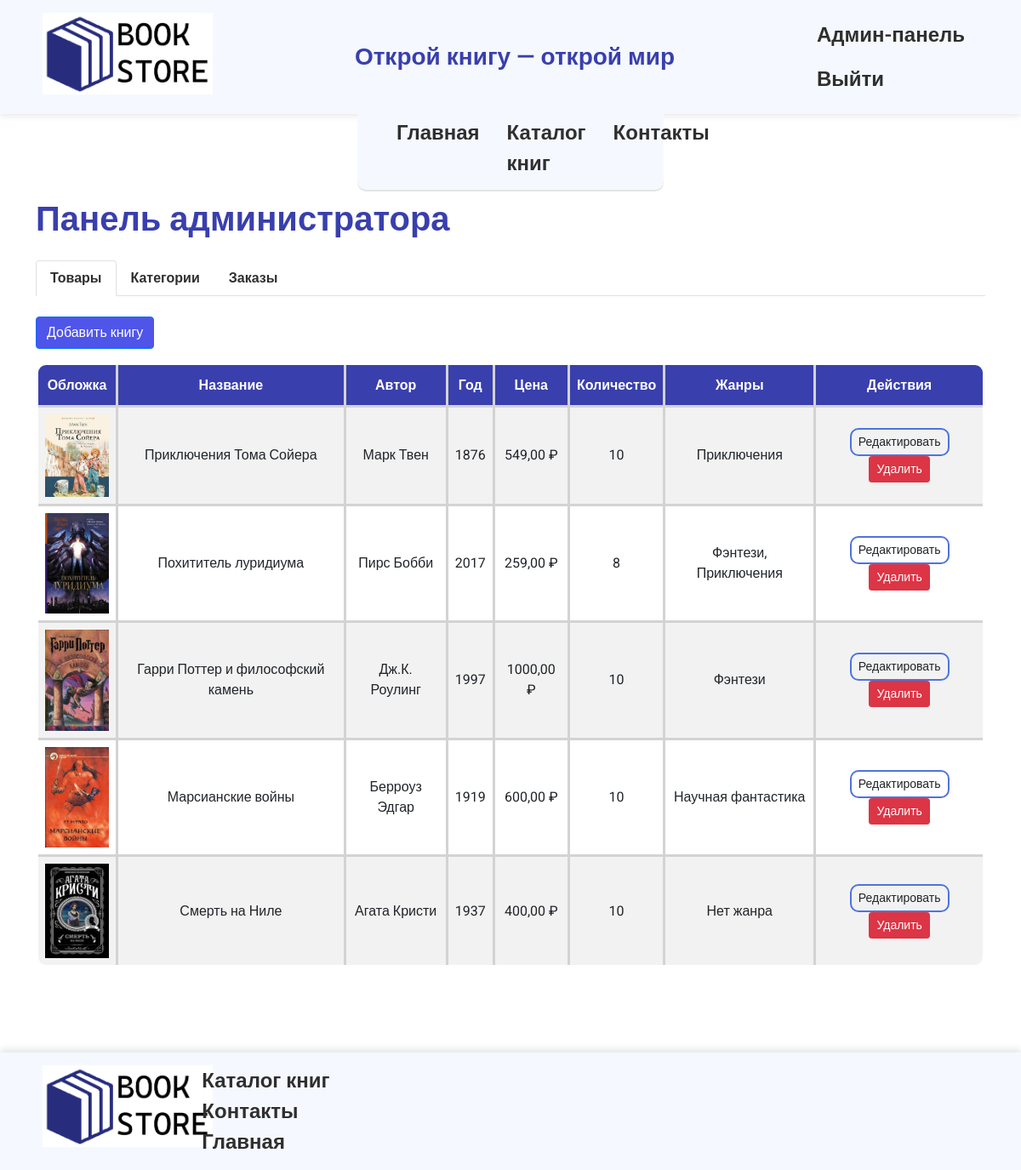
Before: /adminDash/ (signed in) with the older database file.
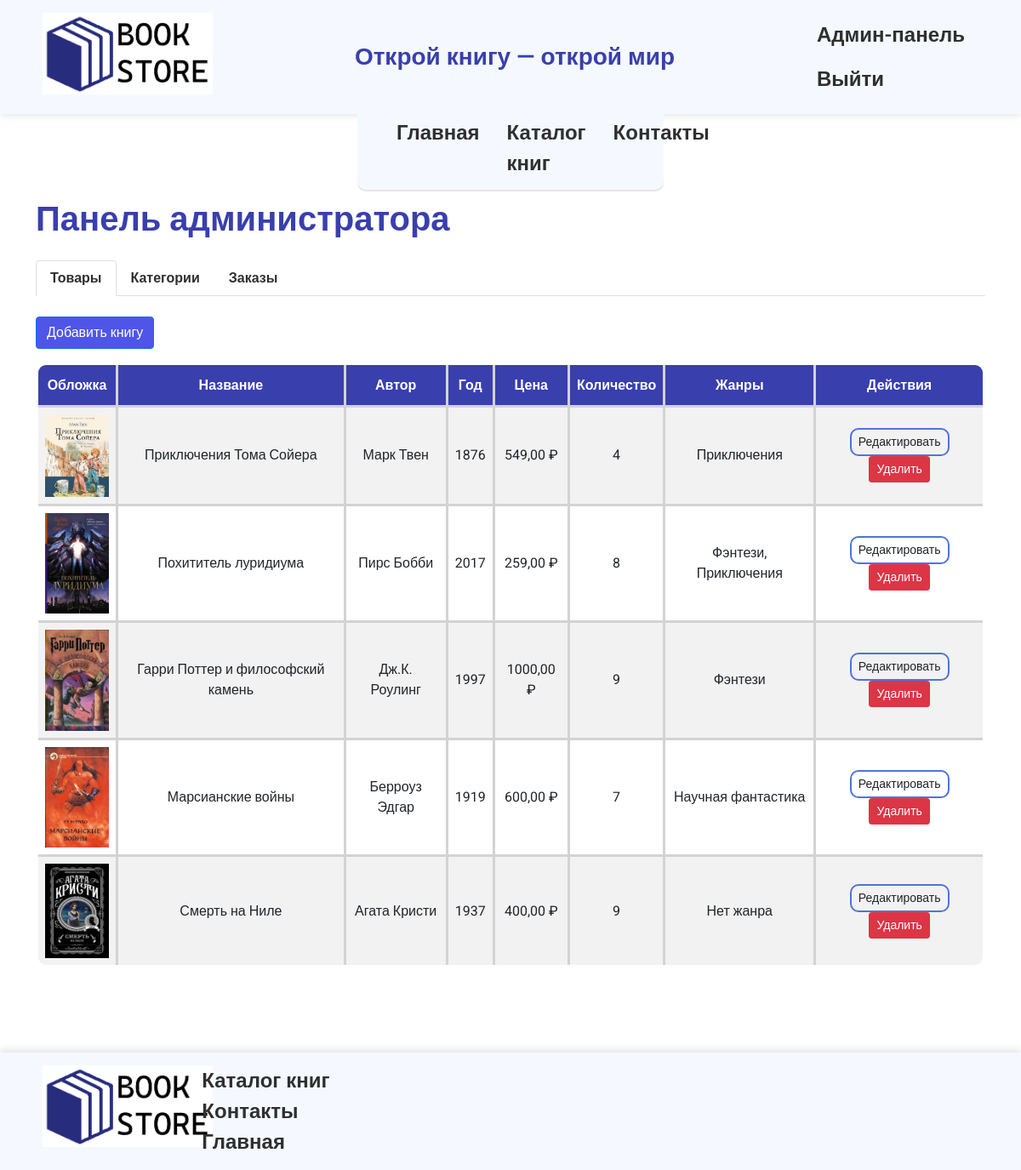
After: the same page with the newer database file.
### client/models.py (models this page shows)
class Books(models.Model):
    title = models.CharField(max_length=200)
    description = models.TextField()
    author = models.CharField(max_length=150)
    price = models.DecimalField(max_digits=10, decimal_places=2)
    country = models.CharField(max_length=100)
    year = models.IntegerField()
    image = models.ImageField(upload_to='books/')
    genre = models.ManyToManyField(Genre)
    quantity = models.PositiveIntegerField(default=0)

### client/views.py (the view, shortened to what this page needs)
# urls.py: path('adminDash/', views.admin_page, name="admin_dash"),
@login_required
def admin_page(request):
    if request.user.role != 'admin':
        return redirect('home')
    if request.method == "POST" and 'genre_submit' in request.POST:
        genre_name = request.POST.get('genre_name')
        if genre_name:
            Genre.objects.create(name=genre_name)
            return redirect('admin_dash')
    if request.method == "POST" and 'confirm_order' in request.POST:
        order_id = request.POST.get('order_id')
        order = Order.objects.get(id=order_id)
        order.status = 'confirmed'
        order.save()
        return redirect('admin_dash')
    genres = Genre.objects.all()
    books = Books.objects.all().order_by('-id')
    orders = Order.objects.all().order_by('-created_at')
    context = {
        'title_page': 'Панель администратора',
        'genres': genres,
        'books': books,
        'orders': orders
    }
    return render(request, "admin-dashboard.html", context)

### client/templates/admin-dashboard.html (shortened to what this page needs)
{% extends './base.html' %}
{% block content %}
<section>
  <div class="container mt-5">
    <h1 class="mb-4" style="color: var(--primary-color); font-weight: 700;">Панель администратора</h1>
    <ul class="nav nav-tabs" id="adminTab" role="tablist">
      <li class="nav-item" role="presentation">
        <button class="nav-link active" id="products-tab" data-bs-toggle="tab" data-bs-target="#products" type="button" role="tab">Товары</button>
      </li>
      <li class="nav-item" role="presentation">
        <button class="nav-link" id="categories-tab" data-bs-toggle="tab" data-bs-target="#categories" type="button" role="tab">Категории</button>
      </li>
      <li class="nav-item" role="presentation">
        <button class="nav-link" id="orders-tab" data-bs-toggle="tab" data-bs-target="#orders" type="button" role="tab">Заказы</button>
      </li>
    </ul>
    <div class="tab-content mt-4">
      <div class="tab-pane fade show active" id="products" role="tabpanel">
        <button type="button" class="btn btn-primary mb-3" data-bs-toggle="modal" data-bs-target="#addBookModal">
          Добавить книгу
        </button>
        <table class="table table-striped table-hover" style="border-radius: 12px; overflow: hidden;">
          <thead class="table-head">
            <tr>
              <th>Обложка</th>
              <th>Название</th>
              <th>Автор</th>
              <th>Год</th>
              <th>Цена</th>
              <th>Количество</th>
              <th>Жанры</th>
              <th>Действия</th>
            </tr>
          </thead>
          <tbody>
            {% for book in books %}
            <tr>
              <td>
                {% if book.image %}
                  <img src="{{ book.image.url }}" class="admin-table-img">
                {% else %}
                  Нет изображения
                {% endif %}
              </td>
              <td>{{ book.title }}</td>
              <td>{{ book.author }}</td>
              <td>{{ book.year }}</td>
              <td>{{ book.price }} ₽</td>
              <td>{{ book.quantity }}</td>
              <td>
                {% for genre in book.genre.all %}
                  {{ genre.name }}{% if not forloop.last %}, {% endif %}
                {% empty %}
                  Нет жанра
                {% endfor %}
              </td>
              <td>
                <button class="btn btn-sm btn-edit" data-bs-toggle="modal" data-bs-target="#editBookModal{{ book.id }}">Редактировать</button>
                  <button class="btn btn-sm btn-danger"
                        data-bs-toggle="modal"
                        data-bs-target="#deleteBookModal{{ book.id }}">
                  Удалить
                </button>
              </td>
            </tr>
            {% endfor %}
          </tbody>
        </table>
      </div>
    </div>
  </div>
</section>
{% endblock %}

Changed rows visible on the page:
changed Books "Приключения Тома Сойера": quantity "10" → "4"
changed Books "Гарри Поттер и философский камень": quantity "10" → "9"
changed Books "Марсианские войны": quantity "10" → "7"
changed Books "Смерть на Ниле": quantity "10" → "9"
